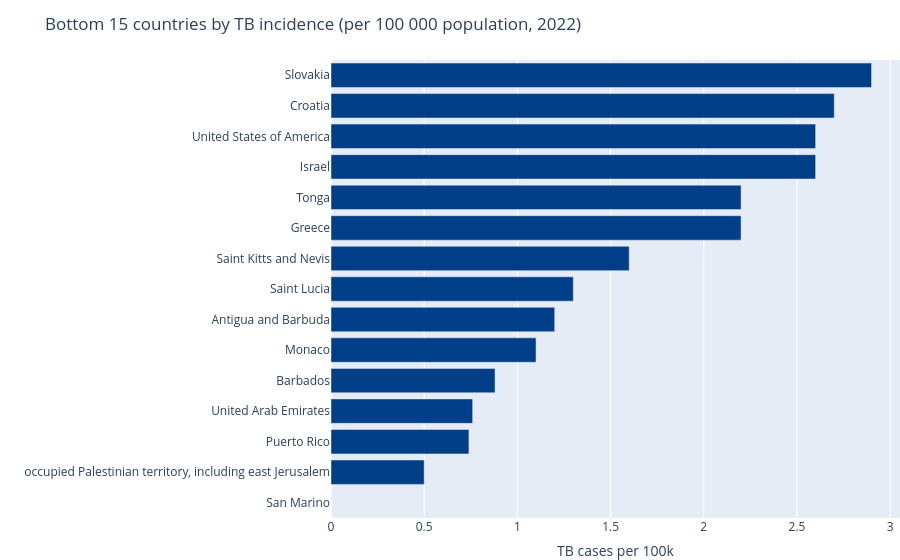

Write notebook code for a chart like this one.
### Markdown cell above
<p style="text-align: justify;">
  In this step, we identify the <b>countries with the lowest TB incidence</b> in 2022 and
  visualize them using a horizontal bar chart. As with the top-ranking analysis, we first
  filter out aggregated entries (e.g., regions, income groups, world totals) to ensure the
  comparison is based strictly on <b>country-level data</b>. We then select the <b>bottom 15</b>
  values and sort them for clear readability.
</p>

### Code cell
worldbank_tb_data = worldbank_dataset_filtered_copy.dropna(subset=["tb_incidence"]).copy()

mask_countries = ~worldbank_tb_data["region"].str.contains(
    "Region|income|World|territories", case=False, na=False
)
tb_country_data = worldbank_tb_data[mask_countries].copy()

tb_bottom15_countries = (
    tb_country_data.nsmallest(15, "tb_incidence")
    .sort_values("tb_incidence", ascending=True)
)

fig = px.bar(
    tb_bottom15_countries,
    x="tb_incidence",
    y="region",
    orientation="h",
    title="Bottom 15 countries by TB incidence (per 100 000 population, 2022)",
    labels={
        "tb_incidence": "TB cases per 100k",
        "region": ""
    },
    color_discrete_sequence=["#003f88"]  # темно сина, контрастна
)

fig.update_layout(
    height=600,
    margin=dict(l=0, r=0, t=60, b=0)
)

fig.show()

### Figure 1 — Plotly figure (JSON) as saved in the notebook; plotly's stock layout.template omitted (floating-point values rounded to 4 significant figures)
{"data": [{"alignmentgroup": "True", "hovertemplate": "TB cases per 100k=%{x}<br>=%{y}<extra></extra>", "legendgroup": "", "marker": {"color": "#003f88", "pattern": {"shape": ""}}, "name": "", "offsetgroup": "", "orientation": "h", "showlegend": false, "textposition": "auto", "type": "bar", "x": [0, 0.5, 0.74, 0.76, 0.88, 1.1, 1.2, 1.3, 1.6, 2.2, 2.2, 2.6, 2.6, 2.7, 2.9], "xaxis": "x", "y": ["San Marino", "occupied Palestinian territory, including east Jerusalem", "Puerto Rico", "United Arab Emirates", "Barbados", "Monaco", "Antigua and Barbuda", "Saint Lucia", "Saint Kitts and Nevis", "Greece", "Tonga", "Israel", "United States of America", "Croatia", "Slovakia"], "yaxis": "y"}], "layout": {"autosize": true, "barmode": "relative", "legend": {"tracegroupgap": 0}, "margin": {"b": 0, "l": 0, "r": 0, "t": 60}, "title": {"text": "Bottom 15 countries by TB incidence (per 100 000 population, 2022)"}, "xaxis": {"anchor": "y", "autorange": true, "domain": [0, 1], "range": [0, 3.053], "title": {"text": "TB cases per 100k"}, "type": "linear"}, "yaxis": {"anchor": "x", "autorange": true, "domain": [0, 1], "range": [-0.5, 14.5], "title": {"text": ""}, "type": "category"}}}
